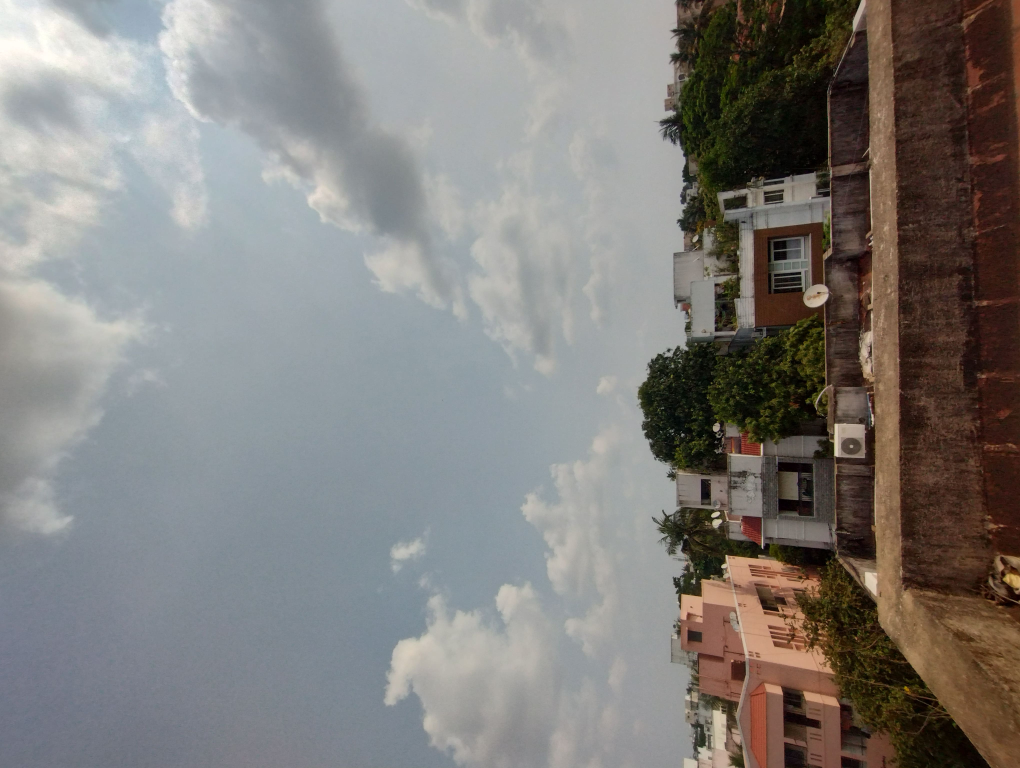
#> input picture Homework 3/cs23z007_CS6650H23/my_images/outdoor.jpg, 4080 x 3072 px (shown at 1/4 size)
$ jupyter execute hw3_gnss_cs6650h23.ipynb
#> lines starting #> are read from the running program, lines starting #| are printed output that depends on the picture
# CS6650 : Smart Sensing for Internet of Things
#### Homework 3 (Holi 2023 Semester)
Submission Deadline : April 23rd, 2023

---
Name: `Siddhanth Ramani`

Roll No: `CS23Z007`

Email: `cs23z007@smail.iitm.ac.in`

---

### Android-based GNSS Measurements

<div style="display:flex; clear: both;">
  <div style="margin:20px; display: inline-block;">

<table style="width:100%; border: none;">
  <tr>
   <td  style="width:30%"></td>
   <td style="font-size: 20px">
GNSS (Global Navigation Satellite System) today includes a variety of satellite constellations, including the GPS (American, global), GLONASS (Russian, global), BeiDou (Chinese, global), Galileo (European, global), NavIC (Indian, regional) and QZSS (Japanese, regional). Depending on your smartphone’s hardware capabilities, you can tap into signals from such constellations and update your location. Google provides an array of open-source <a href="https://github.com/google/gps-measurement-tools">tools</a> for performing GNSS-related measurements on commodity Android smartphones and analyzing such datasets.
<br>
Download and install this app ( <a href="https://play.google.com/store/apps/details?id=com.google.android.apps.location.gps.gnsslogger&hl=en_IN&gl=US">GnssLogger App – Apps on Google Play</a>) to get started. Ensure the location permissions are provided to this app, and you have turned on your phone's location service (e.g., GPS). Turn on the "location" switch in the GNSSLogger app, as shown in the figure. Go to the next tab, "Log", and check whether you receive the GNSS specific diagnostic messages that include your location coordinates (latitude and longitude fix). <b>Make sure "Fused location" and "Network location" in the GNSS logger app are TURNED OFF before you start logging</b>.  You can save the log data to a file and export this to the SD card or share it to your drive/email for offline use. Try playing with this app and make sure you are receiving the logs correctly. Cross-check the location coordinates reported by the app in Google maps.</td>
  </tr>
</table>
<br>
  </div>
</div>

<table style="width:100%; border: none;">
  <tr>
   <td style="font-size: 20px">
Concentrate on the lines starting with keywords with “Fix” and `Status” (see GNSS Status <a href="https://developer.android.com/reference/android/location/GnssStatus">[API]</a>). “Fix” related lines will provide you with the location coordinates of your phone. Only consider lines with “Fix, GPS” (raw GPS) and not “Fix, FLP” (fused location, uses IMU for correction).  <a id='measurements'></a>

- **Sample fix line (we are interested only in the red highlighted part)**: Fix, Provider, <span style="color:red">LatitudeDegrees, LongitudeDegrees</span>, AltitudeMeters, SpeedMps, AccuracyMeters, BearingDegrees, UnixTimeMillis, SpeedAccuracyMps, BearingAccuracyDegrees, elapsedRealtimeNanos.

    Example: Fix, GPS, <span style="color:red">12.997769, 80.240794</span>, -100.513824, 0.000000, 5.360000, 0.000000, 1616658843000, 0.49396357, 0.0, 1742433115036168

- **Sample status line (we are interested only in the red highlighted part)**: Status, UnixTimeMillis, SignalCount, SignalIndex, <span style="color:red">ConstellationType, Svid</span>, CarrierFrequencyHz, <span style="color:red">Cn0DbHz, AzimuthDegrees, ElevationDegrees, UsedInFix</span>, HasAlmanacData, HasEphemerisData, BasebandCn0DbHz
Example: Status, 1616658843000, 40, 38, <span style="color:red">6, 1</span>, 1575420032, <span style="color:red">15.00, 355.00, 37.00, 1</span>, 1, 0,

- **ConstellationType**: Only use GPS (for now, please ignore data from GLONASS, BeiDou etc., even if your phone supports it). Flag for GPS = 1, (see [this](https://developer.android.com/reference/android/location/GnssStatus#CONSTELLATION_GPS))
- **Svid**: Satellite ID
- **Cn0DbHz**: Signal Strength or SNR of the signal received from the particular satellite.
- **AzimuthDegrees (0 - 360) & Elevation Degrees (0 - 90)**: of the satellite ([Wiki](https://en.wikipedia.org/wiki/Azimuth))
- **UsedInFix**: Indicates whether this particular satellite was used for the latest fix for multilateration (remember, you need at least 4 of them?).
</td>
</tr>
</table>

-

### Tasks

First, create a directory following the `<Your_Roll>_CS6650H23` structure. Next, download this notebook and save it in the directory you created.
<div style="display:flex;">
  <div style="margin:20px;">
    <p>Collect the <a href="#measurements">above</a> measurement logs at three distinct locations as indicated in the picture left.</p>
    <ol>
    <li>The smartphone is under the open sky a few meters from the entrance/door of your building.</li>
    <li> The smartphone is at the entrance (or some window) of your building, the sky is partially visible, and </li>
    <li> The smartphone is completely inside the building, very limited portion of the sky is visible maybe through the door/window.</li>
    </ol>
    <p>At each of these locations, collect GNSSLogger data for about 5 - 10 minutes (Perform the experiments on a sunny day with a clear sky). Now perform the following tasks.</p>
  </div>
</div>

1. [Attach sky photos of data collection locations (10 points)](#task1)
2. [Compute and plot location errors using haversine distance (15 points)](#task2)
3. [Analyze status entries before fix and their relation to error (45 points)](#task3)
4. [Show satellite statistics and SNR plots by azimuth and elevation (20 points)](#task4)
5. [Plot SNR by azimuth in angular space with satellite image (10 points)](#task5)

---

#### Guidelines for the Assignment
Before you start working on the assignment, please read the following instructions carefully:

- Clean and well-documented code is expected. Your code should be organized in a clear and readable manner, with each task separated into its own section of the notebook.

- There will be no separate PDF report required. Instead, provide a detailed but to-the-point discussion in the observation section for each task. The observation section (in Markdown, Refer to [Markdown-Cheatsheet](https://github.com/lifeparticle/Markdown-Cheatsheet)) includes a clear and concise description of the task, the approach used to solve it, assumptions, and inferences.

- Any extraneous information that does not address the question should be removed before submission. This will help to ensure that the answer is clear and easy to follow.

Failure to follow these practices will result in a penalty.

**Deadline: $23^{nd}$, April, 2023**

#### Submission Instructions
- Compress the top-level directory (ZIP format) containing this notebook with your code and the data used for the assignment. (do not remove the outputs from the notebook cells)

- **You MUST refrain from consulting your homework code with others**. Any plagiarism found in your code (or somebody who is referring to your code) will result in zero credits in this assignment.

- Submissions after the deadline will not be entertained.

### Task 1: Attach sky photos of data collection locations [10 points] <a id='task1'></a>
Attach photos of the three locations with the phone, where data is collected, particularly the exposure to the sky.

[cell 1]
# Imports required
import matplotlib.pyplot as plt
from scipy import ndimage

[cell 2]
# Reading the images
img_outdoor = plt.imread("./my_images/outdoor.jpg")
#> img_outdoor is the input picture: shape (3072, 4080, 3); mean R, G, B 128.6, 126, 123.1
img_gateway = plt.imread("./my_images/gateway.jpg")
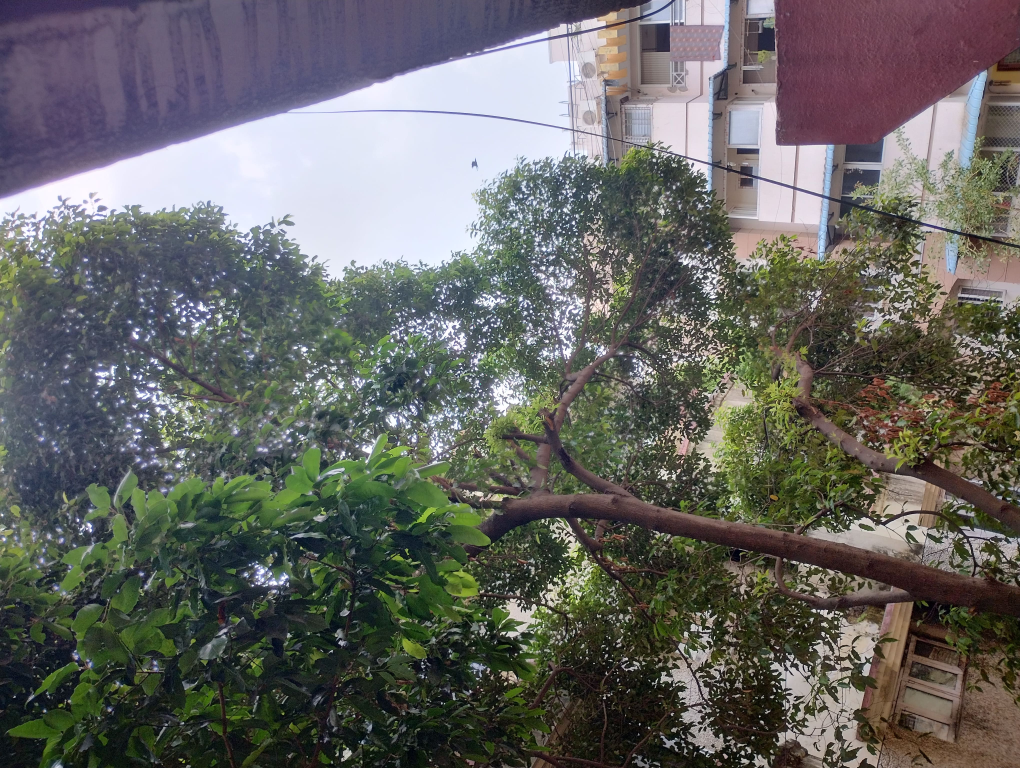
#> input picture Homework 3/cs23z007_CS6650H23/my_images/gateway.jpg, 4080 x 3072 px (shown at 1/4 size)
#> img_gateway is the input picture: shape (3072, 4080, 3); mean R, G, B 101.4, 101.7, 98.2
img_indoor = plt.imread("./my_images/indoor.jpg")
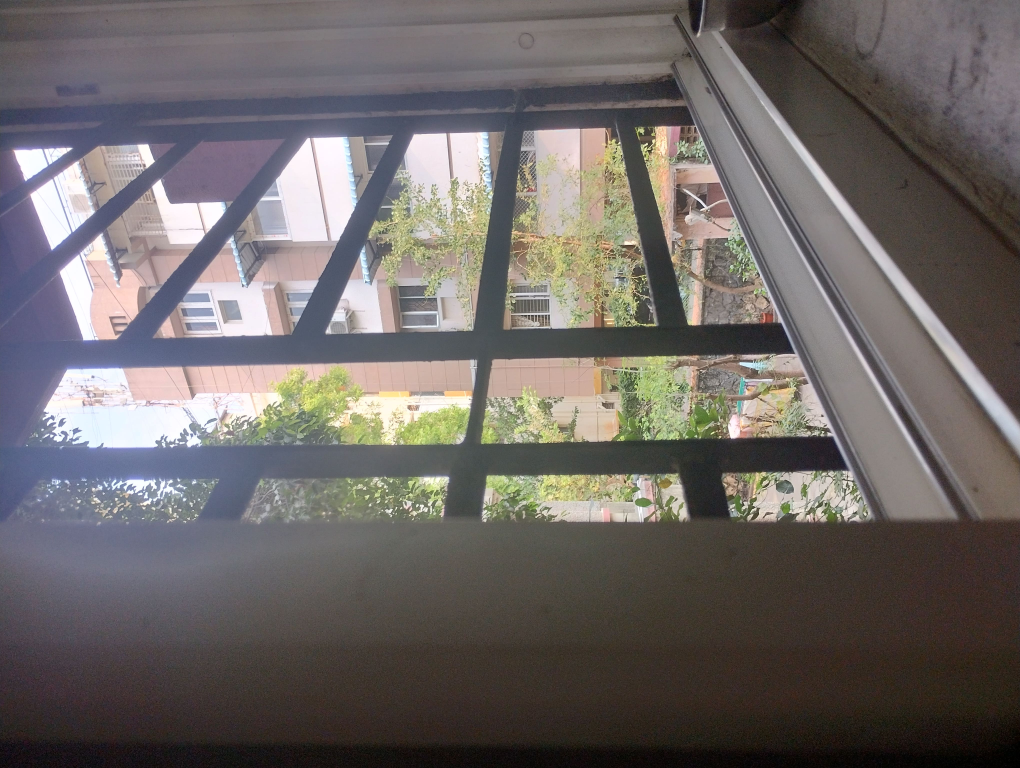
#> input picture Homework 3/cs23z007_CS6650H23/my_images/indoor.jpg, 4080 x 3072 px (shown at 1/4 size)
#> img_indoor is the input picture: shape (3072, 4080, 3); mean R, G, B 109.3, 103.9, 102.2

# Plotting the main figure
fig, ax = plt.subplots(3, 1, figsize=(20, 20))
plt.suptitle("Sky photos")
plt.axis("off")

# Plotting each image after rotation - to give straight view
ax[0].imshow(ndimage.rotate(img_outdoor, 270))
ax[0].title.set_text("Outdoor")
ax[0].axis("off")

ax[1].imshow(ndimage.rotate(img_gateway, 270))
ax[1].title.set_text("Gateway")
ax[1].axis("off")

ax[2].imshow(ndimage.rotate(img_indoor, 270))
ax[2].title.set_text("Indoor")
ax[2].axis("off")
